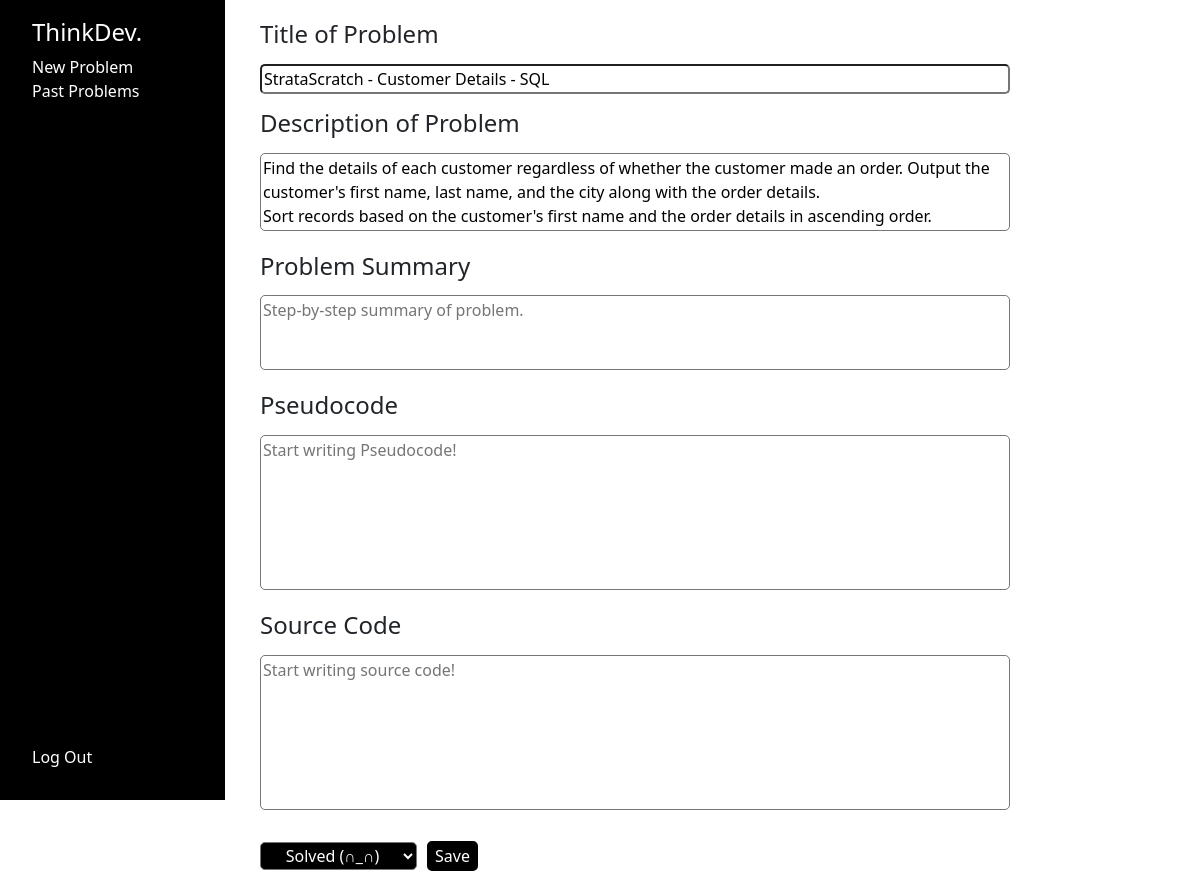
The app's page /problemlog/edit/91 (signed in) with its own data.
### problemlog/models.py (models this page shows)
class Problems(models.Model):
    username = models.CharField(max_length=255)
    problem_title = models.CharField(max_length=10000)
    problem_description = models.CharField(max_length=10000)
    problem_summary = models.CharField(max_length=10000)
    pseudo_code = models.CharField(max_length=10000)
    source_code = models.CharField(max_length=10000)
    solved = models.CharField(max_length=50)
    submit_time = models.DateTimeField(auto_now_add=True)

### problemlog/views.py (the view, shortened to what this page needs)
# urls.py: path("problemlog/edit/<int:id_entry>", views.problem_log_edit, name="problem_log_edit"),
@login_required
def problem_log_edit(request, id_entry):
    if request.POST.get("delete_button"):
        entry = Problems.objects.get(id=id_entry, username=request.user.username)
        entry.delete()
        return HttpResponseRedirect(reverse("log"))
    entry = Problems.objects.get(id=id_entry, username=request.user.username)
    return render(request, "problem-log.html",{
        "entry": entry
    })

### problemlog/templates/problem-log.html (shortened to what this page needs)
{% extends "layout.html" %}
{% load static %}
{% block body %}
<form method="POST">
    <h4 style="margin-bottom: 15px;">Title of Problem</h4>
    <input style="width: 750px; margin-bottom: 15px; border-radius: 5px;" id="title_of_problem" name="title_of_problem"
        type="text" autofocus value="{{entry.problem_title}}">
    <h4 style="margin-bottom: 15px;">Description of Problem</h4>
    <textarea placeholder="Brief description of problem."
        style="field-sizing: content; resize: none; min-width: 750px; max-width: 750px; margin-bottom: 15px; border-radius: 5px;"
        id="problem_description" name="problem_description">{{entry.problem_description}}</textarea>
    <h4 style="margin-bottom: 15px;">Problem Summary</h4>
    <textarea placeholder="Step-by-step summary of problem."
        style="field-sizing: content; resize: none; min-width: 750px; max-width: 750px; margin-bottom: 15px; border-radius: 5px; min-height: 75px;"
        id="problem_summary" name="problem_summary">{{entry.problem_summary}}</textarea>
    <h4 style="margin-bottom: 15px;">Pseudocode</h4>
    <textarea placeholder="Start writing Pseudocode!"
        style="field-sizing: content; resize: none; min-width: 750px; max-width: 750px; margin-bottom: 15px; border-radius: 5px; min-height: 155px;"
        id="pseudocode" name="pseudocode">{{entry.pseudo_code}}</textarea>
    <h4 style="margin-bottom: 15px;">Source Code</h4>
    <textarea placeholder="Start writing source code!"
        style="field-sizing: content; resize: none; min-width: 750px; max-width: 750px; margin-bottom: 15px; border-radius: 5px; min-height: 155px;"
        id="sourcecode" name="sourcecode">{{entry.source_code}}</textarea>
    <div style="display: flex; justify-content: left; align-items: center; margin-top: 10px; margin-bottom: 2%;">
        <select
            style="margin-right: 10px; text-align: center; border-radius: 5px; height: 28px; background-color: black; color: white;"
            name="solved_dropdown">
            {% if entry.solved == "Solved (∩_∩)" %}
            <option selected value="Solved (∩_∩)">Solved (∩_∩)</option>
            {% else %}
            <option value="Solved (∩_∩)">Solved (∩_∩)</option>
            <option selected value="Unsolved (✿◡‿◡)">Unsolved (✿◡‿◡)</option>
            {% endif %}
        </select>
        <input style="border-radius: 5px; background-color: black; color: white; border: 2px solid black;"
            name="save_problem_button" type="submit" value="Save">
    </div>
</form>
{% endblock %}

### problemlog/static/styles.css (style rules this page uses)
.sidebar_pages { height: 100%; width: 100%; display: grid; grid-template-columns: 225px 1fr; }

### records on screen
Problems: title_of_problem "StrataScratch - Customer Details - SQL", problem_description "Find the details of each customer regardless of whether the customer made an order. Output the customer's first name, last name, and the city along with the order details. Sort records based on the customer's first name and the order details in ascending order.", solved_dropdown "Solved (∩_∩)"
